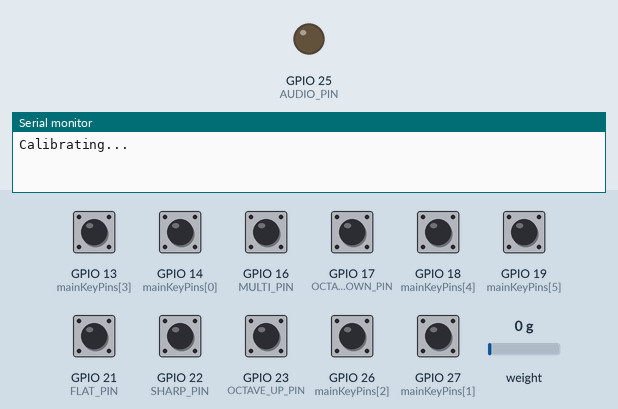
This sketch was run on a simulated ESP32. Parts: output pins drawn as LEDs (lit = HIGH), the last lines printed to the serial monitor. Wiring (inferred from the names in the program): HX711 load-cell converter: data GPIO 32; SCK GPIO 33. The inputs (shaded band) are chosen by the test bench; at power-on: GPIO 13 (mainKeyPins[3]), GPIO 14 (mainKeyPins[0]), GPIO 16 (MULTI_PIN), GPIO 17 (OCTAVE_DOWN_PIN), GPIO 18 (mainKeyPins[4]), GPIO 19 (mainKeyPins[5]), GPIO 21 (FLAT_PIN), GPIO 22 (SHARP_PIN), GPIO 23 (OCTAVE_UP_PIN), GPIO 26 (mainKeyPins[2]), GPIO 27 (mainKeyPins[1]) HIGH, weight on the scale 0 g. Pins used as bus, display or sensor lines are not drawn.

Above: at 0.1 s.
At 10.6 s:
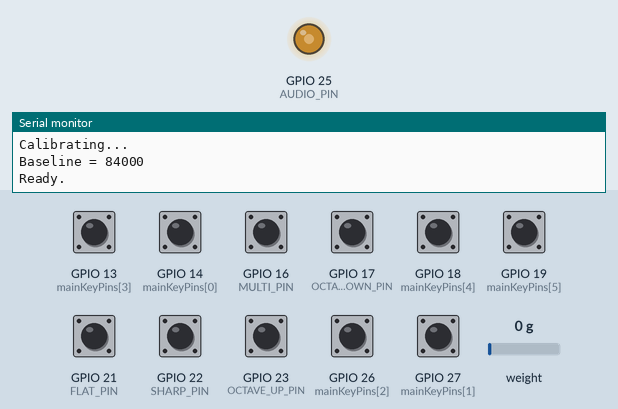
Timing chart, 0 to 12.1 s (numbered marks = the images above):
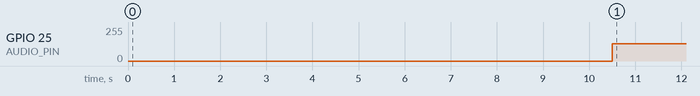

The sketch:

FINALBreathButtonSound.ino
```cpp
  #include <Arduino.h>
  #include <math.h>

  // main fingering keys (6)
  const int mainKeyCount = 6;
  const int mainKeyPins[mainKeyCount] = { 14, 27, 26, 13, 18, 19 };

  // modifier buttons
  #define FLAT_PIN 21
  #define SHARP_PIN 22
  #define OCTAVE_UP_PIN 23
  #define OCTAVE_DOWN_PIN 17
  #define MULTI_PIN 16

  // hardware pins
  #define AUDIO_PIN 25
  #define HX_DOUT 32
  #define HX_SCK 33

  // debounce timing
  unsigned long debounceDelayMs = 25;

  // key states
  int mainKeyStableState[mainKeyCount];
  int mainKeyRawState[mainKeyCount];
  unsigned long mainKeyLastChangeMs[mainKeyCount];
  bool mainKeyPressed[mainKeyCount] = { false, false, false, false, false, false };

  // modifier states
  int flatStableState, flatRawState;
  unsigned long flatLastChangeMs = 0;
  bool flatPressed = false;

  int sharpStableState, sharpRawState;
  unsigned long sharpLastChangeMs = 0;
  bool sharpPressed = false;

  int octaveUpStableState, octaveUpRawState;
  unsigned long octaveUpLastChangeMs = 0;
  bool octaveUpPressed = false;

  int octaveDownStableState, octaveDownRawState;
  unsigned long octaveDownLastChangeMs = 0;
  bool octaveDownPressed = false;

  // multi button (toggle sound on/off)
  int multiStableState, multiRawState;
  unsigned long multiLastChangeMs = 0;
  bool instrumentOn = false;

  // audio variables
  const float sampleRate = 22050.0f;
  float phase = 0.0f;
  float audioSmooth1 = 0.0f;
  float audioSmooth2 = 0.0f;
  float outputLevel = 0.0f;

  float currentFrequency = 261.63f;
  float targetFrequency = 261.63f;

  // timing
  unsigned long lastControlUpdateMs = 0;
  unsigned long controlIntervalMs = 2;

  // breath control
  float breathBaseline = 0.0f;
  float targetBreathAmount = 0.0f;
  float smoothedBreathAmount = 0.0f;

  unsigned long lastBreathPollMs = 0;
  unsigned long breathPollIntervalMs = 25;
  unsigned long lastBreathReadMs = 0;

  #define BREATH_MAX_COUNTS 100000.0f
  #define BREATH_MIN_COUNTS 2000.0f
  #define BREATH_TIMEOUT_MS 150

  // read HX710B ADC
  long readHX710BRaw() {
    if (digitalRead(HX_DOUT) == HIGH) return 0x7FFFFFFF;

    noInterrupts();

    long value = 0;
    for (int i = 0; i < 24; i++) {
      digitalWrite(HX_SCK, HIGH);
      delayMicroseconds(1);
      value = (value << 1) | (digitalRead(HX_DOUT) & 1);
      digitalWrite(HX_SCK, LOW);
      delayMicroseconds(1);
    }

    digitalWrite(HX_SCK, HIGH);
    delayMicroseconds(1);
    digitalWrite(HX_SCK, LOW);
    delayMicroseconds(1);

    interrupts();

    if (value & 0x800000) value |= 0xFF000000;
    return value;
  }

  // calibrate baseline pressure (no blowing)
  void calibrateBreathBaseline() {
    long total = 0;
    int valid = 0;

    for (int i = 0; i < 100; i++) {
      while (digitalRead(HX_DOUT) == HIGH) delay(1);

      long r = readHX710BRaw();
      if (r != 0x7FFFFFFF) {
        total += r;
        valid++;
      }

      delay(10);
    }

    breathBaseline = (valid > 0) ? (float)(total / valid) : 0.0f;
    targetBreathAmount = 0.0f;
    smoothedBreathAmount = 0.0f;
    lastBreathReadMs = millis();

    Serial.print("Baseline = ");
    Serial.println((long)breathBaseline);
  }

  // convert key combination to frequency
  float getFrequencyFromKeys() {
    bool k1 = mainKeyPressed[0];
    bool k2 = mainKeyPressed[1];
    bool k3 = mainKeyPressed[2];
    bool k4 = mainKeyPressed[3];
    bool k5 = mainKeyPressed[4];
    bool k6 = mainKeyPressed[5];

    float freq = 277.18f;  // default C#

    if (k1 && k2 && k3 && k4 && k5 && k6) freq = 146.83f;             // D
    else if (k1 && k2 && k3 && k4 && k5 && !k6) freq = 164.81f;       // E
    else if (k1 && k2 && k3 && !k4 && k5 && !k6) freq = 185.00f;      // F#
    else if (k1 && k2 && k3 && k4 && !k5 && !k6) freq = 174.61f;      // F
    else if (k1 && k2 && k3 && !k4 && !k5 && !k6) freq = 196.00f;     // G
    else if (k1 && k2 && !k3 && !k4 && !k5 && !k6) freq = 220.00f;    // A
    else if (k1 && !k2 && !k3 && !k4 && !k5 && !k6) freq = 246.94f;   // B
    else if (!k1 && k2 && !k3 && !k4 && !k5 && !k6) freq = 261.63f;   // C
    else if (!k1 && !k2 && !k3 && !k4 && !k5 && !k6) freq = 277.18f;  // C#

    // modifiers
    if (flatPressed && !sharpPressed) freq *= 0.943874f;
    if (sharpPressed && !flatPressed) freq *= 1.059463f;
    if (octaveUpPressed && !octaveDownPressed) freq *= 2.0f;
    if (octaveDownPressed && !octaveUpPressed) freq *= 0.5f;

    return freq;
  }

  // update main key states with debounce
  void updateMainKeys() {
    for (int i = 0; i < mainKeyCount; i++) {
      int state = digitalRead(mainKeyPins[i]);

      if (state != mainKeyRawState[i]) {
        mainKeyLastChangeMs[i] = millis();
        mainKeyRawState[i] = state;
      }

      if (millis() - mainKeyLastChangeMs[i] > debounceDelayMs) {
        mainKeyStableState[i] = state;
      }

      mainKeyPressed[i] = (mainKeyStableState[i] == LOW);
    }
  }

  // generic debounce for single buttons
  void updateButton(int pin, int &stable, int &raw, unsigned long &t, bool &pressed) {
    int state = digitalRead(pin);

    if (state != raw) {
      t = millis();
      raw = state;
    }

    if (millis() - t > debounceDelayMs) {
      stable = state;
    }

    pressed = (stable == LOW);
  }

  // toggle instrument on/off
  void updateMultiButton() {
    int state = digitalRead(MULTI_PIN);

    if (state != multiRawState) {
      multiLastChangeMs = millis();
      multiRawState = state;
    }

    if (millis() - multiLastChangeMs > debounceDelayMs) {
      if (state != multiStableState) {
        multiStableState = state;

        if (multiStableState == LOW) {
          instrumentOn = !instrumentOn;
        }
      }
    }
  }

  // read breath and convert to level
  void updateBreath() {
    long raw = readHX710BRaw();
    if (raw == 0x7FFFFFFF) return;

    float pressure = (float)raw - breathBaseline;
    if (pressure < 0) pressure = 0;

    if (pressure < BREATH_MIN_COUNTS) pressure = 0;
    if (pressure > BREATH_MAX_COUNTS) pressure = BREATH_MAX_COUNTS;

    targetBreathAmount = pressure / BREATH_MAX_COUNTS;
    lastBreathReadMs = millis();
  }

  void setup() {
    Serial.begin(115200);

    pinMode(HX_SCK, OUTPUT);
    pinMode(HX_DOUT, INPUT);
    digitalWrite(HX_SCK, LOW);

    for (int i = 0; i < mainKeyCount; i++) {
      pinMode(mainKeyPins[i], INPUT_PULLUP);
      int s = digitalRead(mainKeyPins[i]);
      mainKeyStableState[i] = s;
      mainKeyRawState[i] = s;
    }

    pinMode(FLAT_PIN, INPUT_PULLUP);
    flatStableState = flatRawState = digitalRead(FLAT_PIN);

    pinMode(SHARP_PIN, INPUT_PULLUP);
    sharpStableState = sharpRawState = digitalRead(SHARP_PIN);

    pinMode(OCTAVE_UP_PIN, INPUT_PULLUP);
    octaveUpStableState = octaveUpRawState = digitalRead(OCTAVE_UP_PIN);

    pinMode(OCTAVE_DOWN_PIN, INPUT_PULLUP);
    octaveDownStableState = octaveDownRawState = digitalRead(OCTAVE_DOWN_PIN);

    pinMode(MULTI_PIN, INPUT_PULLUP);
    multiStableState = multiRawState = digitalRead(MULTI_PIN);

    Serial.println("Calibrating...");
    delay(500);
    calibrateBreathBaseline();
    Serial.println("Ready.");
  }

  void loop() {

    // update keys and buttons
    if (millis() - lastControlUpdateMs >= controlIntervalMs) {
      lastControlUpdateMs = millis();

      updateMainKeys();
      updateButton(FLAT_PIN, flatStableState, flatRawState, flatLastChangeMs, flatPressed);
      updateButton(SHARP_PIN, sharpStableState, sharpRawState, sharpLastChangeMs, sharpPressed);
      updateButton(OCTAVE_UP_PIN, octaveUpStableState, octaveUpRawState, octaveUpLastChangeMs, octaveUpPressed);
      updateButton(OCTAVE_DOWN_PIN, octaveDownStableState, octaveDownRawState, octaveDownLastChangeMs, octaveDownPressed);

      updateMultiButton();

      targetFrequency = getFrequencyFromKeys();
    }

    // update breath
    if (millis() - lastBreathPollMs >= breathPollIntervalMs) {
      lastBreathPollMs = millis();

      if (digitalRead(HX_DOUT) == LOW) {
        updateBreath();
      }
    }

    // timeout
    if (millis() - lastBreathReadMs > BREATH_TIMEOUT_MS) {
      targetBreathAmount = 0.0f;
    }

    // smooth breath
    if (targetBreathAmount > smoothedBreathAmount)
      smoothedBreathAmount += 0.002f * (targetBreathAmount - smoothedBreathAmount);
    else
      smoothedBreathAmount += 0.010f * (targetBreathAmount - smoothedBreathAmount);

    if (smoothedBreathAmount < 0.001f) smoothedBreathAmount = 0.0f;

    // amplitude control
    float targetLevel = instrumentOn ? smoothedBreathAmount : 0.0f;

    if (targetLevel > outputLevel)
      outputLevel += 0.003f * (targetLevel - outputLevel);
    else
      outputLevel += 0.020f * (targetLevel - outputLevel);

    if (outputLevel < 0.001f) outputLevel = 0.0f;

    // smooth frequency changes
    currentFrequency += 0.0025f * (targetFrequency - currentFrequency);

    // oscillator
    phase += (2.0f * PI * currentFrequency / sampleRate);
    if (phase >= 2.0f * PI) phase -= 2.0f * PI;

    float sample =
      sinf(phase) + 0.20f * sinf(2.0f * phase) + 0.05f * sinf(3.0f * phase);

    sample *= outputLevel;

    // simple low-pass smoothing
    audioSmooth1 += 0.10f * (sample - audioSmooth1);
    audioSmooth2 += 0.06f * (audioSmooth1 - audioSmooth2);

    int dacValue = 128 + (int)(audioSmooth2 * 82.0f);
    if (dacValue < 0) dacValue = 0;
    if (dacValue > 255) dacValue = 255;

    dacWrite(AUDIO_PIN, dacValue);

    delayMicroseconds(45);
  }
```

Measured:
- by itself, GPIO 25 (AUDIO_PIN): 0/255 → 128/255 at 10.5 s
